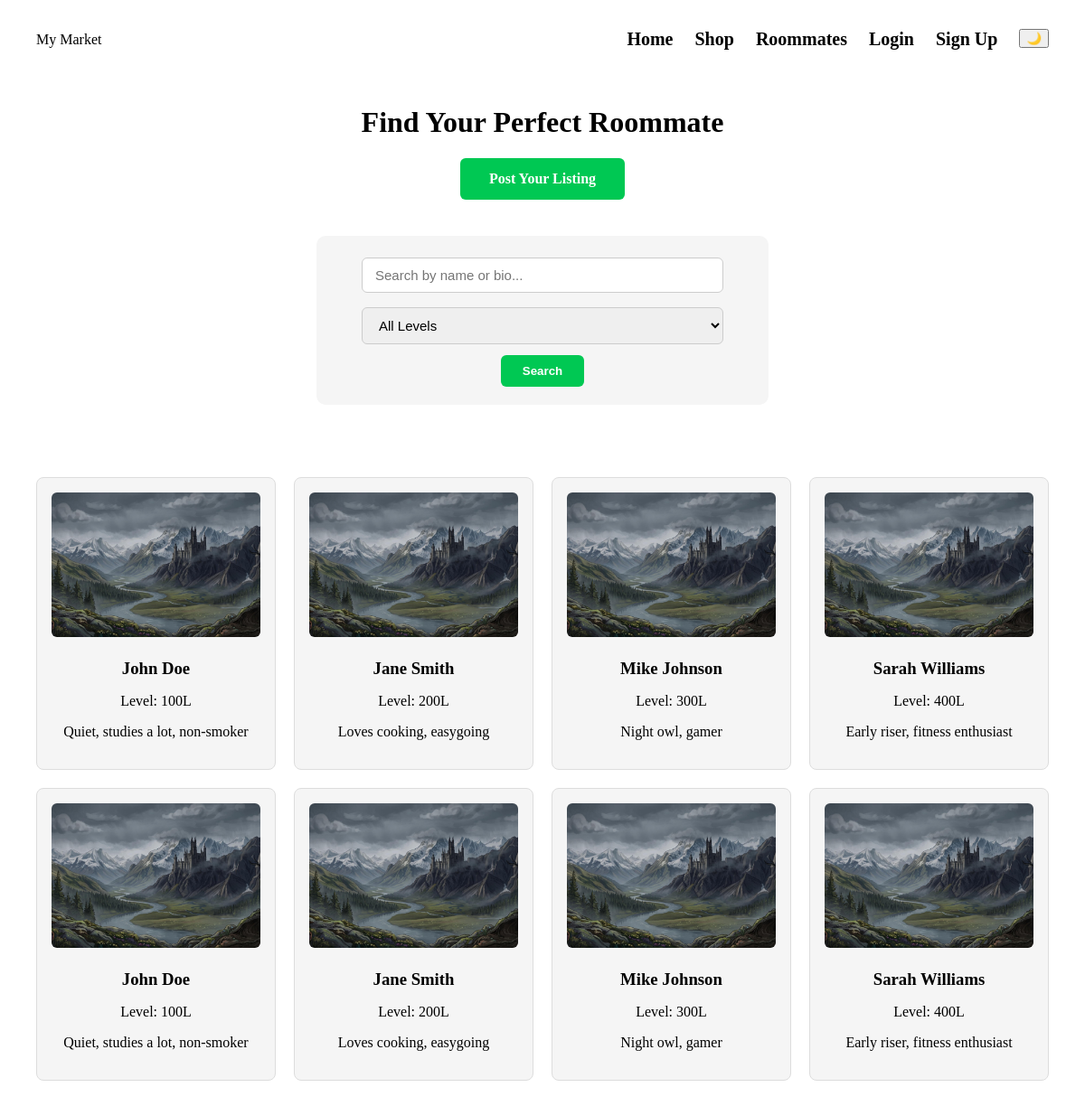
Before: /roommates with the older database file.
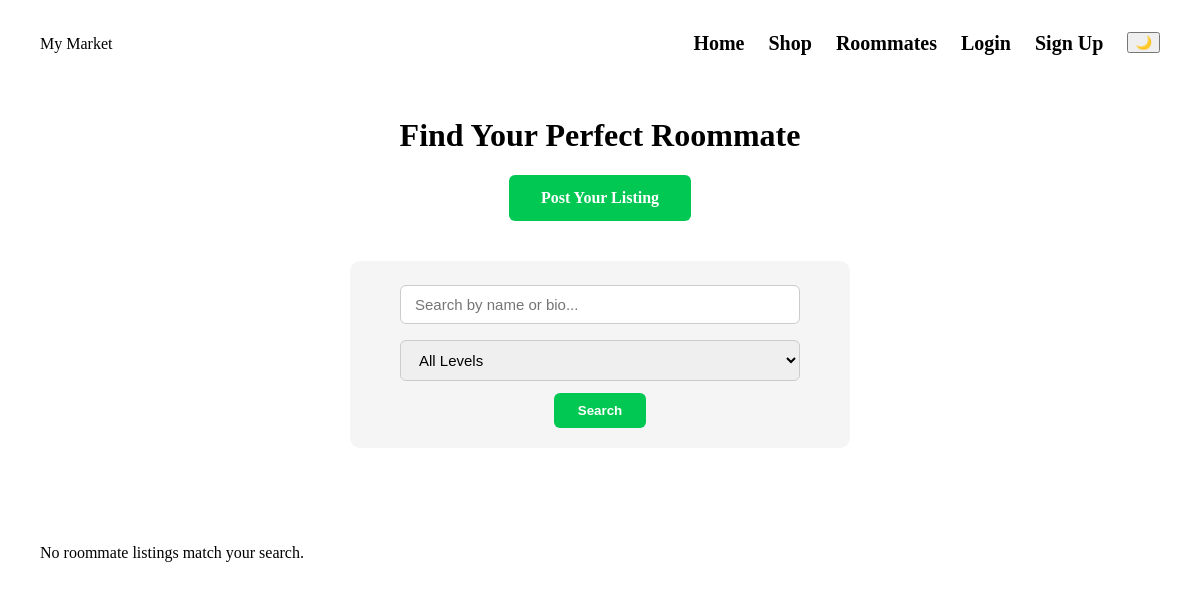
After: the same page with the newer database file.
### tables this page shows
CREATE TABLE roommates (
            id INTEGER PRIMARY KEY AUTOINCREMENT,
            name TEXT NOT NULL,
            level TEXT NOT NULL,
            bio TEXT,
            image TEXT,
            contact TEXT
        );

### app.py (the view)
@app.route('/roommates')
def roommates():
    level_filter = request.args.get('level')
    search_query = request.args.get('q')
    conn = init_db()
    cursor = conn.cursor()
    query = 'SELECT * FROM roommates WHERE 1=1'
    params = []
    if level_filter:
        query += ' AND level = ?'
        params.append(level_filter)
    if search_query:
        query += ' AND (name LIKE ? OR bio LIKE ?)'
        params.append(f'%{search_query}%')
        params.append(f'%{search_query}%')
    cursor.execute(query, params)
    roommate_list = cursor.fetchall()
    conn.close()
    return render_template('roommates.html', roommates=roommate_list)

### app.py (called while the page is built)
def init_db():
    conn = sqlite3.connect('market.db')
    conn.row_factory = sqlite3.Row
    return conn

### templates/roommates.html (shortened to what this page needs)
<!DOCTYPE html>
<html>
<head>
    <link rel="stylesheet" href="{{ url_for('static', filename='style.css') }}">
</head>
<body>
<nav class="navbar">
  <div class="logo">My Market</div>
  <ul class="nav-links">
    <li class="navbartxt"><a href="/">Home</a></li>
    <li class="navbartxt"><a href="/shop">Shop</a></li>
    <li class="navbartxt"><a href="/roommates">Roommates</a></li>
    <li class="navbartxt"><a href="/login">Login</a></li>
    <li class="navbartxt"><a href="/signup">Sign Up</a></li>
    <li><button id="theme-toggle">🌙</button></li>
  </ul>
</nav>
<h1>Find Your Perfect Roommate</h1>
<div style="text-align: center; margin-bottom: 20px;">
  <a href="/post-roommate" class="cta-btn">Post Your Listing</a>
</div>
<form method="GET" action="/roommates" class="search-bar">
  <input type="text" name="q" placeholder="Search by name or bio..." value="{{ request.args.get('q', '') }}">
  <select name="level">
    <option value="">All Levels</option>
  </select>
  <button type="submit">Search</button>
</form>
<section class="roommates-grid">
  {% for r in roommates %}
  <div class="roommate-card">
    <img src="{{ url_for('static', filename=r['image']) }}" alt="{{ r['name'] }}">
    <h3>{{ r['name'] }}</h3>
    <p>Level: {{ r['level'] }}</p>
    <p>{{ r['bio'] }}</p>
  </div>
  {% else %}
  <p>No roommate listings match your search.</p>
  {% endfor %}
</section>
</body>
</html>

### static/style.css (style rules this page uses)
:root { --bg-color: #ffffff; --text-color: #000000; --card-bg: #f5f5f5; }
body { background: var(--bg-color); color: var(--text-color); transition: background 0.3s ease, color 0.3s ease; margin: 0; }
.navbar { display: flex; justify-content: space-between; align-items: center; padding: 16px 40px; background: var(--bg-color); }
.nav-links { display: flex; list-style: none; gap: 24px; }
.nav-links a { text-decoration: none; color: var(--text-color); font-size: 20px; font-weight: bold; border-radius: 5px; }
.cta-btn { background: #00c853; color: #fff; padding: 14px 32px; border: none; border-radius: 6px; font-weight: 700; cursor: pointer; text-decoration: none; display: inline-block; }
* { box-sizing: border-box; }
.roommates-grid { display: grid; grid-template-columns: repeat(auto-fit, minmax(220px, 1fr)); gap: 20px; padding: 40px; }
.search-bar { display: flex; justify-content: center; gap: 12px; padding: 20px 40px; flex-wrap: wrap; }
.search-bar input[type="text"] { padding: 10px 14px; border: 1px solid #ccc; border-radius: 6px; font-size: 15px; flex: 1; min-width: 200px; }
.search-bar select { padding: 10px 14px; border: 1px solid #ccc; border-radius: 6px; font-size: 15px; }
.search-bar button { background: #00c853; color: #fff; border: none; padding: 10px 24px; border-radius: 6px; font-weight: 700; cursor: pointer; }
form input[type="text"], form select, form textarea { width: 100%; max-width: 400px; padding: 10px; border: 1px solid #ccc; border-radius: 6px; font-size: 15px; margin-top: 4px; }
form { max-width: 500px; margin: 40px auto; padding: 24px; background: var(--card-bg); border-radius: 10px; }
h1 { text-align: center; margin-top: 30px; color: var(--text-color); }

Changed rows visible on the page:
removed roommates: image (picture), name "John Doe", level "100L", bio "Quiet, studies a lot, non-smoker"
removed roommates: image (picture), name "Jane Smith", level "200L", bio "Loves cooking, easygoing"
removed roommates: image (picture), name "Mike Johnson", level "300L", bio "Night owl, gamer"
removed roommates: image (picture), name "Sarah Williams", level "400L", bio "Early riser, fitness enthusiast"
removed roommates: image (picture), name "John Doe", level "100L", bio "Quiet, studies a lot, non-smoker"
removed roommates: image (picture), name "Jane Smith", level "200L", bio "Loves cooking, easygoing"
removed roommates: image (picture), name "Mike Johnson", level "300L", bio "Night owl, gamer"
removed roommates: image (picture), name "Sarah Williams", level "400L", bio "Early riser, fitness enthusiast"
Other visible differences:
text now shown: "No roommate listings match your search."
